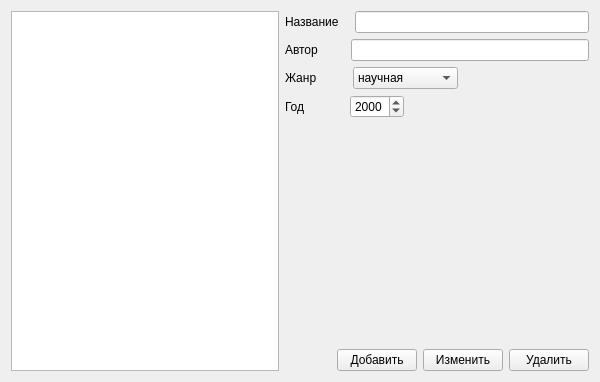
<ui version="4.0" >
 <class>DatabaseWindowClass</class>
 <widget class="QMainWindow" name="DatabaseWindowClass" >
  <property name="geometry" >
   <rect>
    <x>0</x>
    <y>0</y>
    <width>600</width>
    <height>382</height>
   </rect>
  </property>
  <property name="windowTitle" >
   <string>База данных книг</string>
  </property>
  <widget class="QWidget" name="centralWidget" >
   <layout class="QHBoxLayout" >
    <item>
     <widget class="QListWidget" name="booksList" >
      <property name="modelColumn" >
       <number>0</number>
      </property>
     </widget>
    </item>
    <item>
     <layout class="QVBoxLayout" >
      <item>
       <layout class="QHBoxLayout" >
        <item>
         <widget class="QLabel" name="label" >
          <property name="text" >
           <string>Название</string>
          </property>
         </widget>
        </item>
        <item>
         <spacer>
          <property name="orientation" >
           <enum>Qt::Horizontal</enum>
          </property>
          <property name="sizeType" >
           <enum>QSizePolicy::Fixed</enum>
          </property>
          <property name="sizeHint" >
           <size>
            <width>10</width>
            <height>20</height>
           </size>
          </property>
         </spacer>
        </item>
        <item>
         <widget class="QLineEdit" name="nameEdit" />
        </item>
       </layout>
      </item>
      <item>
       <layout class="QHBoxLayout" >
        <item>
         <widget class="QLabel" name="label_2" >
          <property name="sizePolicy" >
           <sizepolicy vsizetype="Preferred" hsizetype="Fixed" >
            <horstretch>0</horstretch>
            <verstretch>0</verstretch>
           </sizepolicy>
          </property>
          <property name="text" >
           <string>Автор</string>
          </property>
         </widget>
        </item>
        <item>
         <spacer>
          <property name="orientation" >
           <enum>Qt::Horizontal</enum>
          </property>
          <property name="sizeType" >
           <enum>QSizePolicy::Fixed</enum>
          </property>
          <property name="sizeHint" >
           <size>
            <width>27</width>
            <height>20</height>
           </size>
          </property>
         </spacer>
        </item>
        <item>
         <widget class="QLineEdit" name="authorEdit" />
        </item>
       </layout>
      </item>
      <item>
       <layout class="QHBoxLayout" >
        <item>
         <widget class="QLabel" name="label_3" >
          <property name="sizePolicy" >
           <sizepolicy vsizetype="Preferred" hsizetype="Fixed" >
            <horstretch>0</horstretch>
            <verstretch>0</verstretch>
           </sizepolicy>
          </property>
          <property name="text" >
           <string>Жанр</string>
          </property>
         </widget>
        </item>
        <item>
         <spacer>
          <property name="orientation" >
           <enum>Qt::Horizontal</enum>
          </property>
          <property name="sizeType" >
           <enum>QSizePolicy::Fixed</enum>
          </property>
          <property name="sizeHint" >
           <size>
            <width>30</width>
            <height>20</height>
           </size>
          </property>
         </spacer>
        </item>
        <item>
         <widget class="QComboBox" name="genreEdit" >
          <item>
           <property name="text" >
            <string>научная</string>
           </property>
          </item>
          <item>
           <property name="text" >
            <string>классическая</string>
           </property>
          </item>
          <item>
           <property name="text" >
            <string>фантастика</string>
           </property>
          </item>
          <item>
           <property name="text" >
            <string>детектив</string>
           </property>
          </item>
         </widget>
        </item>
        <item>
         <spacer>
          <property name="orientation" >
           <enum>Qt::Horizontal</enum>
          </property>
          <property name="sizeHint" >
           <size>
            <width>131</width>
            <height>20</height>
           </size>
          </property>
         </spacer>
        </item>
       </layout>
      </item>
      <item>
       <layout class="QHBoxLayout" >
        <item>
         <widget class="QLabel" name="label_4" >
          <property name="sizePolicy" >
           <sizepolicy vsizetype="Preferred" hsizetype="Fixed" >
            <horstretch>0</horstretch>
            <verstretch>0</verstretch>
           </sizepolicy>
          </property>
          <property name="text" >
           <string>Год</string>
          </property>
         </widget>
        </item>
        <item>
         <spacer>
          <property name="orientation" >
           <enum>Qt::Horizontal</enum>
          </property>
          <property name="sizeType" >
           <enum>QSizePolicy::Fixed</enum>
          </property>
          <property name="sizeHint" >
           <size>
            <width>39</width>
            <height>20</height>
           </size>
          </property>
         </spacer>
        </item>
        <item>
         <widget class="QSpinBox" name="yearEdit" >
          <property name="minimum" >
           <number>1900</number>
          </property>
          <property name="maximum" >
           <number>2009</number>
          </property>
          <property name="value" >
           <number>2000</number>
          </property>
         </widget>
        </item>
        <item>
         <spacer>
          <property name="orientation" >
           <enum>Qt::Horizontal</enum>
          </property>
          <property name="sizeHint" >
           <size>
            <width>171</width>
            <height>20</height>
           </size>
          </property>
         </spacer>
        </item>
       </layout>
      </item>
      <item>
       <spacer>
        <property name="orientation" >
         <enum>Qt::Vertical</enum>
        </property>
        <property name="sizeHint" >
         <size>
          <width>295</width>
          <height>231</height>
         </size>
        </property>
       </spacer>
      </item>
      <item>
       <layout class="QHBoxLayout" >
        <item>
         <spacer>
          <property name="orientation" >
           <enum>Qt::Horizontal</enum>
          </property>
          <property name="sizeHint" >
           <size>
            <width>40</width>
            <height>20</height>
           </size>
          </property>
         </spacer>
        </item>
        <item>
         <widget class="QPushButton" name="btnAdd" >
          <property name="text" >
           <string>Добавить</string>
          </property>
         </widget>
        </item>
        <item>
         <widget class="QPushButton" name="btnUpdate" >
          <property name="text" >
           <string>Изменить</string>
          </property>
         </widget>
        </item>
        <item>
         <widget class="QPushButton" name="btnDelete" >
          <property name="text" >
           <string>Удалить</string>
          </property>
         </widget>
        </item>
       </layout>
      </item>
     </layout>
    </item>
   </layout>
  </widget>
 </widget>
 <layoutdefault spacing="6" margin="11" />
 <tabstops>
  <tabstop>nameEdit</tabstop>
  <tabstop>authorEdit</tabstop>
  <tabstop>genreEdit</tabstop>
  <tabstop>yearEdit</tabstop>
  <tabstop>btnAdd</tabstop>
  <tabstop>btnUpdate</tabstop>
  <tabstop>btnDelete</tabstop>
  <tabstop>booksList</tabstop>
 </tabstops>
 <resources/>
 <connections/>
</ui>
